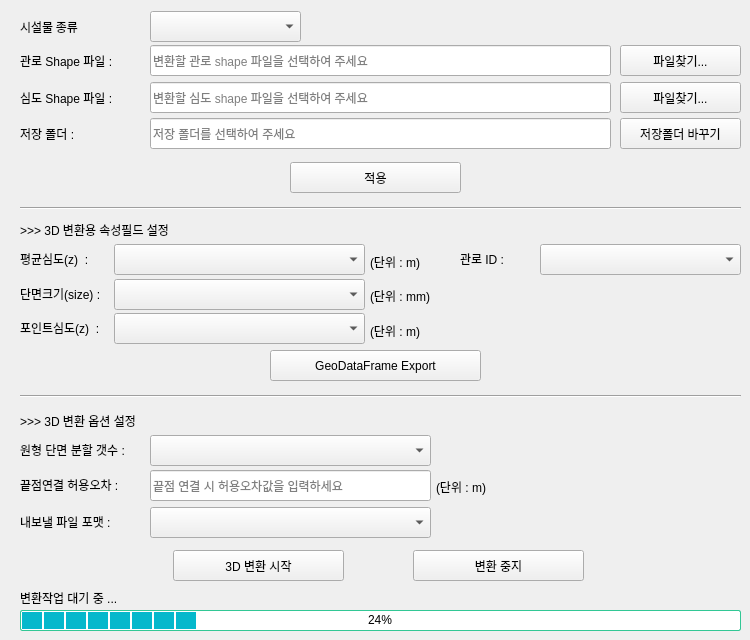
    <widget class="QWidget" name="tab_2">
     <attribute name="title">
      <string>심도포인트결합방식</string>
     </attribute>
     <widget class="QPushButton" name="btnSaveFolderBrowse_2">
      <property name="geometry">
       <rect>
        <x>620</x>
        <y>118</y>
        <width>121</width>
        <height>31</height>
       </rect>
      </property>
      <property name="styleSheet">
       <string notr="true">background-color: #f0f0f0;</string>
      </property>
      <property name="text">
       <string>저장폴더 바꾸기</string>
      </property>
      <property name="autoDefault">
       <bool>false</bool>
      </property>
     </widget>
     <widget class="QComboBox" name="cmbExportFileFormat_2">
      <property name="geometry">
       <rect>
        <x>150</x>
        <y>507</y>
        <width>281</width>
        <height>31</height>
       </rect>
      </property>
      <property name="placeholderText">
       <string>내보낼 파일 형식을 선택하여 주세요</string>
      </property>
     </widget>
     <widget class="QLabel" name="lblCircleSeg_2">
      <property name="geometry">
       <rect>
        <x>20</x>
        <y>442</y>
        <width>116</width>
        <height>16</height>
       </rect>
      </property>
      <property name="styleSheet">
       <string notr="true">font: 600 9pt &quot;나눔고딕&quot;;</string>
      </property>
      <property name="text">
       <string>원형 단면 분할 갯수 :</string>
      </property>
     </widget>
     <widget class="QPushButton" name="btnStart_2">
      <property name="geometry">
       <rect>
        <x>173</x>
        <y>550</y>
        <width>171</width>
        <height>31</height>
       </rect>
      </property>
      <property name="styleSheet">
       <string notr="true">background-color: #f0f0f0;
border-color: rgb(255, 255, 255);</string>
      </property>
      <property name="text">
       <string>3D 변환 시작</string>
      </property>
     </widget>
     <widget class="QLabel" name="lblProgressMsg_2">
      <property name="geometry">
       <rect>
        <x>20</x>
        <y>590</y>
        <width>601</width>
        <height>16</height>
       </rect>
      </property>
      <property name="styleSheet">
       <string notr="true">font: 9pt &quot;나눔고딕&quot;;</string>
      </property>
      <property name="text">
       <string>변환작업 대기 중 ...</string>
      </property>
     </widget>
     <widget class="QLabel" name="lblSize_2">
      <property name="geometry">
       <rect>
        <x>20</x>
        <y>286</y>
        <width>91</width>
        <height>16</height>
       </rect>
      </property>
      <property name="styleSheet">
       <string notr="true">font: 600 9pt &quot;나눔고딕&quot;;</string>
      </property>
      <property name="text">
       <string>단면크기(size) :</string>
      </property>
     </widget>
     <widget class="QLabel" name="lblShapeFile_2">
      <property name="geometry">
       <rect>
        <x>20</x>
        <y>50</y>
        <width>121</width>
        <height>21</height>
       </rect>
      </property>
      <property name="styleSheet">
       <string notr="true">font: 600 9pt &quot;나눔고딕&quot;;</string>
      </property>
      <property name="text">
       <string>관로 Shape 파일 :</string>
      </property>
     </widget>
     <widget class="QPushButton" name="btnBrowse_2">
      <property name="geometry">
       <rect>
        <x>620</x>
        <y>45</y>
        <width>121</width>
        <height>31</height>
       </rect>
      </property>
      <property name="styleSheet">
       <string notr="true">background-color: #f0f0f0;</string>
      </property>
      <property name="text">
       <string>파일찾기...</string>
      </property>
      <property name="autoDefault">
       <bool>false</bool>
      </property>
     </widget>
     <widget class="QLabel" name="lblExportFile_2">
      <property name="geometry">
       <rect>
        <x>20</x>
        <y>514</y>
        <width>116</width>
        <height>16</height>
       </rect>
      </property>
      <property name="styleSheet">
       <string notr="true">font: 600 9pt &quot;나눔고딕&quot;;</string>
      </property>
      <property name="text">
       <string>내보낼 파일 포맷 :</string>
      </property>
     </widget>
     <widget class="QLabel" name="lblConnectTol_2">
      <property name="geometry">
       <rect>
        <x>20</x>
        <y>477</y>
        <width>116</width>
        <height>16</height>
       </rect>
      </property>
      <property name="styleSheet">
       <string notr="true">font: 600 9pt &quot;나눔고딕&quot;;</string>
      </property>
      <property name="text">
       <string>끝점연결 허용오차 :</string>
      </property>
     </widget>
     <widget class="QPushButton" name="btnApply_2">
      <property name="geometry">
       <rect>
        <x>290</x>
        <y>162</y>
        <width>171</width>
        <height>31</height>
       </rect>
      </property>
      <property name="styleSheet">
       <string notr="true">background-color: #f0f0f0;
border-color: rgb(255, 255, 255);</string>
      </property>
      <property name="text">
       <string>적용</string>
      </property>
     </widget>
     <widget class="QLineEdit" name="ledShapeFile_2">
      <property name="geometry">
       <rect>
        <x>150</x>
        <y>45</y>
        <width>461</width>
        <height>31</height>
       </rect>
      </property>
      <property name="styleSheet">
       <string notr="true">font: 9pt &quot;맑은 고딕&quot;;</string>
      </property>
      <property name="placeholderText">
       <string>변환할 관로 shape 파일을 선택하여 주세요</string>
      </property>
     </widget>
     <widget class="QLabel" name="label_11">
      <property name="geometry">
       <rect>
        <x>370</x>
        <y>254</y>
        <width>71</width>
        <height>16</height>
       </rect>
      </property>
      <property name="styleSheet">
       <string notr="true">font: 9pt &quot;나눔고딕&quot;;</string>
      </property>
      <property name="text">
       <string>(단위 : m)</string>
      </property>
     </widget>
     <widget class="Line" name="line_3">
      <property name="geometry">
       <rect>
        <x>20</x>
        <y>198</y>
        <width>721</width>
        <height>20</height>
       </rect>
      </property>
      <property name="styleSheet">
       <string notr="true">color: rgb(255, 255, 255);</string>
      </property>
      <property name="orientation">
       <enum>Qt::Orientation::Horizontal</enum>
      </property>
     </widget>
     <widget class="QLabel" name="lblStartDepth_2">
      <property name="geometry">
       <rect>
        <x>20</x>
        <y>251</y>
        <width>91</width>
        <height>16</height>
       </rect>
      </property>
      <property name="styleSheet">
       <string notr="true">font: 600 9pt &quot;나눔고딕&quot;;</string>
      </property>
      <property name="text">
       <string>평균심도(z)  :</string>
      </property>
     </widget>
     <widget class="QLabel" name="lblShapeFile_5">
      <property name="geometry">
       <rect>
        <x>20</x>
        <y>410</y>
        <width>201</width>
        <height>21</height>
       </rect>
      </property>
      <property name="styleSheet">
       <string notr="true">font: 700 9pt &quot;맑은 고딕&quot;;</string>
      </property>
      <property name="text">
       <string>&gt;&gt;&gt; 3D 변환 옵션 설정</string>
      </property>
     </widget>
     <widget class="QComboBox" name="cmbCircleSeg_2">
      <property name="geometry">
       <rect>
        <x>150</x>
        <y>435</y>
        <width>281</width>
        <height>31</height>
       </rect>
      </property>
      <property name="placeholderText">
       <string>원형 단면 분할 갯수를 선택하여 주세요</string>
      </property>
     </widget>
     <widget class="QLabel" name="label_12">
      <property name="geometry">
       <rect>
        <x>370</x>
        <y>288</y>
        <width>71</width>
        <height>16</height>
       </rect>
      </property>
      <property name="styleSheet">
       <string notr="true">font: 9pt &quot;나눔고딕&quot;;</string>
      </property>
      <property name="text">
       <string>(단위 : mm)</string>
      </property>
     </widget>
     <widget class="QPushButton" name="btnStop_2">
      <property name="geometry">
       <rect>
        <x>413</x>
        <y>550</y>
        <width>171</width>
        <height>31</height>
       </rect>
      </property>
      <property name="styleSheet">
       <string notr="true">background-color: #f0f0f0;
border-color: rgb(255, 255, 255);</string>
      </property>
      <property name="text">
       <string>변환 중지</string>
      </property>
     </widget>
     <widget class="QLineEdit" name="ledConnectTolerance_2">
      <property name="geometry">
       <rect>
        <x>150</x>
        <y>470</y>
        <width>281</width>
        <height>31</height>
       </rect>
      </property>
      <property name="styleSheet">
       <string notr="true">font: 9pt &quot;맑은 고딕&quot;;</string>
      </property>
      <property name="placeholderText">
       <string>끝점 연결 시 허용오차값을 입력하세요</string>
      </property>
     </widget>
     <widget class="QProgressBar" name="progressBar_2">
      <property name="geometry">
       <rect>
        <x>20</x>
        <y>610</y>
        <width>721</width>
        <height>21</height>
       </rect>
      </property>
      <property name="styleSheet">
       <string notr="true">QProgressBar {
    border: 1px solid gray;
    border-radius: 2px;
    text-align: center;
    color: black;
	border-color: rgb(50, 199, 149);
}

QProgressBar::chunk {
    background-color: #05B8CC;
    width: 20px;
    margin: 0.5px;
}</string>
      </property>
      <property name="value">
       <number>24</number>
      </property>
     </widget>
     <widget class="QLabel" name="lblShapeFile_6">
      <property name="geometry">
       <rect>
        <x>20</x>
        <y>219</y>
        <width>201</width>
        <height>21</height>
       </rect>
      </property>
      <property name="styleSheet">
       <string notr="true">font: 700 9pt &quot;맑은 고딕&quot;;</string>
      </property>
      <property name="text">
       <string>&gt;&gt;&gt; 3D 변환용 속성필드 설정</string>
      </property>
     </widget>
     <widget class="QLabel" name="lblSaveFolder_2">
      <property name="geometry">
       <rect>
        <x>20</x>
        <y>123</y>
        <width>121</width>
        <height>21</height>
       </rect>
      </property>
      <property name="styleSheet">
       <string notr="true">font: 600 9pt &quot;나눔고딕&quot;;</string>
      </property>
      <property name="text">
       <string>저장 폴더 :</string>
      </property>
     </widget>
     <widget class="QLineEdit" name="ledSaveFolder_2">
      <property name="geometry">
       <rect>
        <x>150</x>
        <y>118</y>
        <width>461</width>
        <height>31</height>
       </rect>
      </property>
      <property name="styleSheet">
       <string notr="true">font: 9pt &quot;맑은 고딕&quot;;</string>
      </property>
      <property name="placeholderText">
       <string>저장 폴더를 선택하여 주세요</string>
      </property>
     </widget>
     <widget class="QComboBox" name="cmbSizeSelect_2">
      <property name="geometry">
       <rect>
        <x>114</x>
        <y>279</y>
        <width>251</width>
        <height>31</height>
       </rect>
      </property>
      <property name="placeholderText">
       <string>구경 크기 항목 선택</string>
      </property>
     </widget>
     <widget class="QComboBox" name="cmbAvrgDepthSelect">
      <property name="geometry">
       <rect>
        <x>114</x>
        <y>244</y>
        <width>251</width>
        <height>31</height>
       </rect>
      </property>
      <property name="placeholderText">
       <string>깊이값 항목 선택</string>
      </property>
     </widget>
     <widget class="QLabel" name="label_17">
      <property name="geometry">
       <rect>
        <x>436</x>
        <y>479</y>
        <width>211</width>
        <height>16</height>
       </rect>
      </property>
      <property name="styleSheet">
       <string notr="true">font: 9pt &quot;나눔고딕&quot;;</string>
      </property>
      <property name="text">
       <string>(단위 : m)</string>
      </property>
     </widget>
     <widget class="Line" name="line_4">
      <property name="geometry">
       <rect>
        <x>20</x>
        <y>386</y>
        <width>721</width>
        <height>20</height>
       </rect>
      </property>
      <property name="styleSheet">
       <string notr="true">color: rgb(255, 255, 255);</string>
      </property>
      <property name="orientation">
       <enum>Qt::Orientation::Horizontal</enum>
      </property>
     </widget>
     <widget class="QLabel" name="label_15">
      <property name="geometry">
       <rect>
        <x>370</x>
        <y>323</y>
        <width>71</width>
        <height>16</height>
       </rect>
      </property>
      <property name="styleSheet">
       <string notr="true">font: 9pt &quot;나눔고딕&quot;;</string>
      </property>
      <property name="text">
       <string>(단위 : m)</string>
      </property>
     </widget>
     <widget class="QLabel" name="lblStartDepth_4">
      <property name="geometry">
       <rect>
        <x>20</x>
        <y>320</y>
        <width>91</width>
        <height>16</height>
       </rect>
      </property>
      <property name="styleSheet">
       <string notr="true">font: 600 9pt &quot;나눔고딕&quot;;</string>
      </property>
      <property name="text">
       <string>포인트심도(z)  :</string>
      </property>
     </widget>
     <widget class="QComboBox" name="cmbPointDepthSelect">
      <property name="geometry">
       <rect>
        <x>114</x>
        <y>313</y>
        <width>251</width>
        <height>31</height>
       </rect>
      </property>
      <property name="placeholderText">
       <string>깊이값 항목 선택</string>
      </property>
     </widget>
     <widget class="QLineEdit" name="ledPointShapeFile">
      <property name="geometry">
       <rect>
        <x>150</x>
        <y>82</y>
        <width>461</width>
        <height>31</height>
       </rect>
      </property>
      <property name="styleSheet">
       <string notr="true">font: 9pt &quot;맑은 고딕&quot;;</string>
      </property>
      <property name="placeholderText">
       <string>변환할 심도 shape 파일을 선택하여 주세요</string>
      </property>
     </widget>
     <widget class="QLabel" name="lblShapeFile_10">
      <property name="geometry">
       <rect>
        <x>20</x>
        <y>87</y>
        <width>121</width>
        <height>21</height>
       </rect>
      </property>
      <property name="styleSheet">
       <string notr="true">font: 600 9pt &quot;나눔고딕&quot;;</string>
      </property>
      <property name="text">
       <string>심도 Shape 파일 :</string>
      </property>
     </widget>
     <widget class="QPushButton" name="btnBrowsePointshp">
      <property name="geometry">
       <rect>
        <x>620</x>
        <y>82</y>
        <width>121</width>
        <height>31</height>
       </rect>
      </property>
      <property name="styleSheet">
       <string notr="true">background-color: #f0f0f0;</string>
      </property>
      <property name="text">
       <string>파일찾기...</string>
      </property>
      <property name="autoDefault">
       <bool>false</bool>
      </property>
     </widget>
     <widget class="QLabel" name="lblFeatureID_2">
      <property name="geometry">
       <rect>
        <x>460</x>
        <y>251</y>
        <width>81</width>
        <height>16</height>
       </rect>
      </property>
      <property name="styleSheet">
       <string notr="true">font: 600 9pt &quot;나눔고딕&quot;;</string>
      </property>
      <property name="text">
       <string>관로 ID :</string>
      </property>
     </widget>
     <widget class="QComboBox" name="cmbFeatureID_2">
      <property name="geometry">
       <rect>
        <x>540</x>
        <y>244</y>
        <width>201</width>
        <height>31</height>
       </rect>
      </property>
      <property name="placeholderText">
       <string>관로ID 항목 선택</string>
      </property>
     </widget>
     <widget class="QComboBox" name="cmbFacilType_2">
      <property name="geometry">
       <rect>
        <x>150</x>
        <y>11</y>
        <width>151</width>
        <height>31</height>
       </rect>
      </property>
      <property name="placeholderText">
       <string>관로종류 선택</string>
      </property>
     </widget>
     <widget class="QLabel" name="lblFacilName_3">
      <property name="geometry">
       <rect>
        <x>20</x>
        <y>16</y>
        <width>121</width>
        <height>21</height>
       </rect>
      </property>
      <property name="font">
       <font>
        <family>나눔고딕</family>
        <pointsize>9</pointsize>
        <italic>false</italic>
        <fontweight>DemiBold</fontweight>
       </font>
      </property>
      <property name="styleSheet">
       <string notr="true">font: 600 9pt &quot;나눔고딕&quot;;</string>
      </property>
      <property name="text">
       <string>시설물 종류</string>
      </property>
     </widget>
     <widget class="QPushButton" name="btnGDFExport">
      <property name="geometry">
       <rect>
        <x>270</x>
        <y>350</y>
        <width>211</width>
        <height>31</height>
       </rect>
      </property>
      <property name="styleSheet">
       <string notr="true">background-color: #f0f0f0;
border-color: rgb(255, 255, 255);</string>
      </property>
      <property name="text">
       <string>GeoDataFrame Export</string>
      </property>
     </widget>
    </widget>
